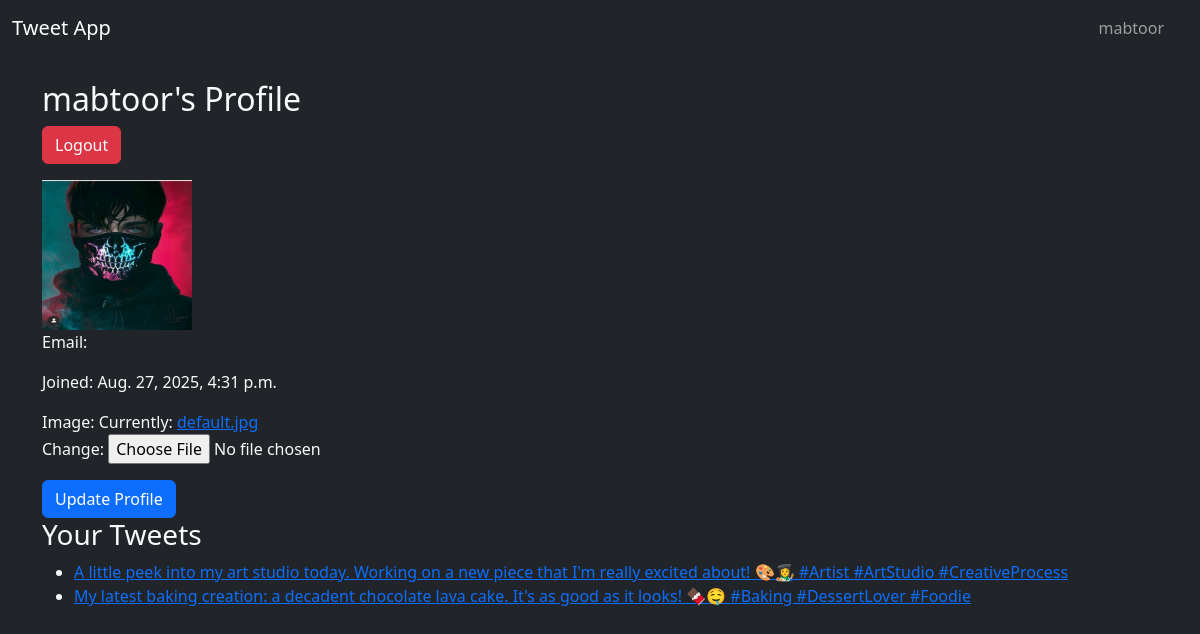
Screenshot of /profile/ (signed in) with the database file from the repository.
### tweetapp/models.py (models this page shows, shortened)
class Profile(models.Model):
    user = models.OneToOneField(User, on_delete=models.CASCADE)
    image = models.ImageField(upload_to='profile_pics/', default='default.jpg')

class Tweet(models.Model):
    author = models.ForeignKey(User, on_delete=models.CASCADE, related_name='tweets')
    content = models.CharField(max_length=300)
    image = models.ImageField(upload_to='tweet_images/', blank=True, null=True)
    created_at = models.DateTimeField(auto_now_add=True)
    updated_at = models.DateTimeField(auto_now=True)
    class Meta:
        ordering = ['-created_at']

### tweetapp/views.py (the view)
# urls.py: path('profile/', views.profile, name='profile'),
@login_required
def profile(request):
    user = request.user
    tweets = user.tweets.all()
    if request.method == "POST":
        pform = ProfileForm(request.POST, request.FILES, instance=user.profile)
        if pform.is_valid():
            pform.save()
            messages.success(request, 'Profile Updated')
            return redirect('profile')
    else:
        pform = ProfileForm(instance=user.profile)
    return render(request, 'tweetapp/profile.html', {
        'user_obj': user,
        "tweets": tweets,
        "pform": pform
    })

### tweetapp/forms.py
class ProfileForm(forms.ModelForm):
    class Meta:
        model = Profile
        fields = ['image']

### tweetapp/templates/tweetapp/profile.html (shortened to what this page needs)
{% extends "tweetapp/base.html" %}
{% block content %}
<h2>{{ user_obj.username }}'s Profile</h2>
<p>
    <a href="{% url 'logout' %}" class="btn btn-danger">Logout</a>
</p>
{% if user_obj.profile.picture %}
    <img src="{{ user_obj.profile.picture.url }}" alt="Profile Pic" width="150" height="150">
{% else %}
    <img src="/static/default.jpg" alt="Default Profile Pic" width="150" height="150">
{% endif %}
<p>Email: {{ user_obj.email }}</p>
<p>Joined: {{ user_obj.date_joined }}</p>
<form method="post" enctype="multipart/form-data">
    {{ pform.as_p }}
    <button type="submit" class="btn btn-primary">Update Profile</button>
</form>
<h3>Your Tweets</h3>
<ul>
    {% for tweet in tweets %}
        <li><a href="{% url 'tweet_detail' tweet.id %}">{{ tweet.content }}</a></li>
    {% empty %}
        <p>No tweets yet.</p>
    {% endfor %}
</ul>
{% endblock %}

### tweetapp/templates/tweetapp/base.html (shortened to what this page needs)
<!DOCTYPE html>
<html lang="en">
<head>
    <link href="https://cdn.jsdelivr.net/npm/bootstrap@5.3.3/dist/css/bootstrap.min.css" rel="stylesheet">
</head>
<body class = "bg-dark text-light">
    <nav class="navbar navbar-expand-lg navbar-dark bg-dark">
        <div class="container-fluid " >
            <a href="{% url "index" %}" class="navbar-brand"> Tweet App </a>
            <div class="collapse navbar-collapse">
                <ul class="navbar-nav ms-auto">
                    {% if user.is_authenticated %}
                    <li class="nav-item">
                        <a href="{% url "profile" %}" class="nav-link">
                            {{user.username}}
                        </a>
                    </li>
                    <li class="nav-item">
                        <a href="{% url "logout" %}" class="nav-link">
                        </a>
                    </li>
                    {% endif %}
                </ul>
            </div>
        </div>
    </nav>
    <div class="container mt-4">
        {% block content %}{% endblock %}
    </div>
</body>
</html>

### rows the page displays
Tweet: content "A little peek into my art studio today. Working on a new piece that I'm really excited about! 🎨👩‍🎨 #Artist #ArtStudio #CreativeProcess"
Tweet: content "My latest baking creation: a decadent chocolate lava cake. It's as good as it looks! 🍫🤤 #Baking #DessertLover #Foodie"

### other values shown
{{ user.username }} "mabtoor"
{{ user_obj.username }} "mabtoor"
{{ user_obj.date_joined }} "Aug. 27, 2025, 4:31 p.m."
